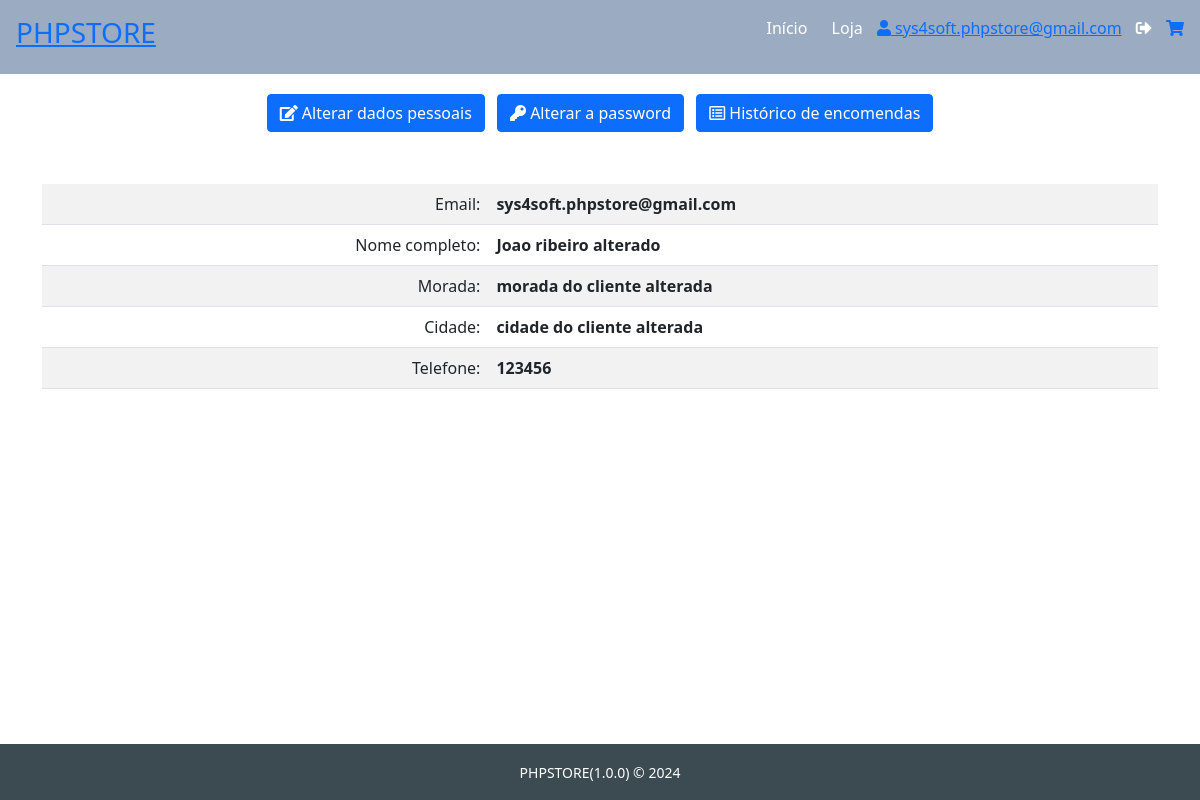
Page /?a=perfil (signed in) on the committed database.
### tables this page shows
CREATE TABLE IF NOT EXISTS `clientes` (
  `id_cliente` int(10) unsigned NOT NULL AUTO_INCREMENT,
  `email` varchar(50) DEFAULT NULL,
  `senha` varchar(250) DEFAULT NULL,
  `nome_completo` varchar(250) DEFAULT NULL,
  `morada` varchar(250) DEFAULT NULL,
  `cidade` varchar(50) DEFAULT NULL,
  `telefone` varchar(50) DEFAULT NULL,
  `purl` varchar(50) DEFAULT NULL,
  `activo` tinyint(4) DEFAULT 0,
  `created_at` datetime DEFAULT current_timestamp(),
  `updated_at` datetime DEFAULT current_timestamp() ON UPDATE current_timestamp(),
  `deleted_at` datetime DEFAULT NULL,
  PRIMARY KEY (`id_cliente`)
);

### core/controllers/Main.php (called while the page is built, shortened)
<?php
class Main
{
    public function perfil(){
        $cliente = new Clientes();
        $dtemp = $cliente->buscar_dados_cliente($_SESSION['cliente']);
        $dados_cliente = [
            'Email' => $dtemp->email,
            'Nome completo' => $dtemp->nome_completo,
            'Morada' => $dtemp->morada,
            'Cidade' => $dtemp->cidade,
            'Telefone' => $dtemp->telefone
        ];
        $dados = [
            'dados_cliente' => $dados_cliente
        ];
        Store::Layout([
            'layouts/html_header',
            'layouts/header',
            'perfil_navegacao',
            'perfil',
            'layouts/footer',
            'layouts/html_footer',
        ], $dados);
    }
}

### core/rotas.php (called while the page is built, shortened)
<?php
$rotas = [
    'inicio' => 'main@index',
    'loja' => 'main@loja',
    'novo_cliente' => 'main@novo_cliente',
    'criar_cliente' => 'main@criar_cliente',
    'confirmar_email' => 'main@confirmar_email',
    'login' => 'main@login',
    'login_submit' => 'main@login_submit',
    'logout' => 'main@logout',
    'perfil' => 'main@perfil',
    'alterar_dados_pessoais' => 'main@alterar_dados_pessoais',
    'alterar_dados_pessoais_submit' => 'main@alterar_dados_pessoais_submit',
    'alterar_password' => 'main@alterar_password',
    'alterar_password_submit' => 'main@alterar_password_submit',
    'historico_encomendas' => 'main@historico_encomendas',
    'detalhe_encomenda' => 'main@historico_encomendas_detalhe',
    'adicionar_carrinho' => 'carrinho@adicionar_carrinho',
    'remover_produto_carrinho' => 'carrinho@remover_produto_carrinho',
    'limpar_carrinho' => 'carrinho@limpar_carrinho',
    'carrinho' => 'carrinho@carrinho',
    'finalizar_encomenda' => 'carrinho@finalizar_encomenda',
    'finalizar_encomenda_resumo' => 'carrinho@finalizar_encomenda_resumo',
    'morada_alternativa' => 'carrinho@morada_alternativa',
    'confirmar_encomenda' => 'carrinho@confirmar_encomenda',
    'pagamento' => 'main@pagamento',
    'pdf' => 'main@criar_pdf'
];
$acao = 'inicio';
if(isset($_GET['a'])){
    if(!key_exists($_GET['a'], $rotas)){
        $acao = 'inicio';
    } else {
        $acao = $_GET['a'];
    }
}
$partes = explode('@',$rotas[$acao]);
$metodo = $partes[1];
$ctr = new $controlador();
$ctr->$metodo();

### public/index.php (called while the page is built, shortened)
<?php
require_once('../core/rotas.php');

### core/models/Clientes.php (called while the page is built, shortened)
<?php
class Clientes
{
    public function buscar_dados_cliente($id_cliente){
        $parametros = [
            'id_cliente' => $id_cliente
        ];
        $bd = new Database();
        $resultados = $bd->select("
            SELECT
                email,
                nome_completo,
                morada,
                cidade,
                telefone
            FROM clientes
            WHERE id_cliente = :id_cliente
        ", $parametros);
        return $resultados[0];
    }
}

### core/classes/Database.php (called while the page is built, shortened)
<?php
class Database{
    private $ligacao;
    private function ligar(){
        $this->ligacao = new PDO(
            'mysql:'.
            'host='.MYSQL_SERVER.';'.
            'dbname='.MYSQL_DATABASE.';'.
            'charset='.MYSQL_CHARSET,
            MYSQL_USER,
            MYSQL_PASS,
            array(PDO::ATTR_PERSISTENT => true)
        );
        $this->ligacao->setAttribute(PDO::ATTR_ERRMODE, PDO::ERRMODE_WARNING);
    }
    private function desligar(){
        $this->ligacao = null;
    }
    public function select($sql, $parametros = null){
        $sql = trim($sql);
        $resultados = null;
        try {
            if(!empty($parametros)){
                $executar = $this->ligacao->prepare($sql);
                $executar->execute($parametros);
                $resultados = $executar->fetchAll(PDO::FETCH_CLASS);
            } else {
                $executar = $this->ligacao->prepare($sql);
                $executar->execute();
                $resultados = $executar->fetchAll(PDO::FETCH_CLASS);
            }
        } catch (PDOException $e) {
            return false;
        }
        return $resultados;
    }
}

### core/views/perfil.php (the view)
<div class="container">
    <div class="row my-5">
        <div class="col">
            <table class="table table-striped">
                <?php foreach($dados_cliente as $key=>$value): ?>
                    <tr>
                        <td class="text-end" width="40%"><?= $key ?>:</td>
                        <td width="60%"><strong><?= $value ?></strong></td>
                    </tr>
                <?php endforeach; ?>
            </table>
        </div>
    </div>
</div>

### core/classes/Store.php (shortened to what this page needs)
<?php
class Store{
    public static function Layout($estruturas, $dados = null){
        foreach($estruturas as $estrutura){
            include("../core/views/$estrutura.php");
        }
    }
}

### rows in the picture
clientes: email "sys4soft.phpstore@gmail.com", nome_completo "Joao ribeiro alterado", morada "morada do cliente alterada", cidade "cidade do cliente alterada", telefone "123456"

### other values in the picture
$key "Email"
$key "Nome completo"
$key "Morada"
$key "Cidade"
$key "Telefone"
